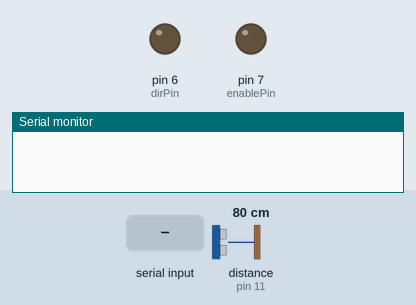
A sketch run on a simulated Arduino Uno, built with avr-gcc and run on an emulated ATmega328P. Shown: output pins drawn as LEDs (lit = HIGH), the last lines printed to the serial monitor. The inputs (shaded band) are chosen by the test bench; at power-on: distance to the obstacle (sensor on pin 11) 80 cm. The echo pulse lasts 58.3 µs per cm; pins used as bus, display or sensor lines are not drawn.

Above: at 1.2 s.
1.3 s: "t90\n" received over Serial
At 2.5 s:
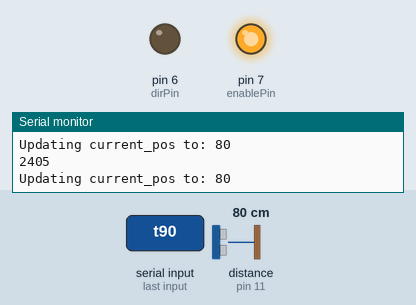
2.8 s: "90,45,200\n" received over Serial
5.8 s: "90,45\n" received over Serial
Timing chart, 0 to 8.8 s (numbered marks = the images above; inputs shaded):
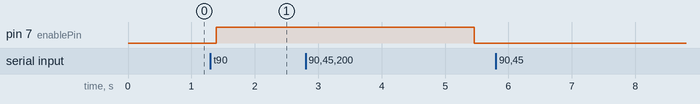

The sketch:

desktroller_general.ino
```cpp
#define CMD_SIZE 128
#define CMD_DELIMITER "|"
#include <string.h>

char receivedBytes[CMD_SIZE];
//const char* CMD_DELIMITER = "|";
int iterator = 0;
int commandTerminator = 10;
int targetDeviceMemSize;
byte targetDeviceMemToRead;
//DESK PCB PIN ORDER
//GND EN DIR 5V
//

//SENSOR PIN ORDER
//VCC TRIG ECHO GND
int debugMode = 1;
int dirPin = 6;
int enablePin = 7;
int trigPin = 12;
int echoPin = 11;

void setup() {
  pinMode(dirPin, OUTPUT);
  pinMode(enablePin, OUTPUT);
  pinMode(trigPin, OUTPUT);
  pinMode(echoPin, INPUT);

  // Let's make sure we're not doing anything with these
  digitalWrite(dirPin, LOW);
  digitalWrite(enablePin, LOW);
  digitalWrite(trigPin, LOW);

  Serial.begin(9600);
  _clearReceivedCommand();
}

void loop() {
  byte byteRead;
  while (Serial.available()) {

    byteRead = Serial.read();

    if(byteRead == '\n' || byteRead == '\r'){
      receivedBytes[iterator] = '\0';
      handleReceivedCommand();
      iterator = 0;
    }else{
      receivedBytes[iterator] = byteRead;
      iterator++;
    }

  }
}

void handleReceivedCommand() {
  if (receivedBytes[0] == 0)
    return;

  if(debugMode == 1){
    Serial.print("DEBUG Handling this command: ");
    Serial.println(receivedBytes);
  }

  switch(receivedBytes[0]) {
    /*case 'n':
      turnOnDeskMove();
      Serial.println("OK");
      break;
    case 'f':
      turnOffDeskMove();
      Serial.println("OK");
      break;
    case 'u':
      //moveDeskUp();
      setDirectionToUp();
      Serial.println("OK");
      break;
    case 'd':
      //moveDeskDown();
      setDirectionToDown();
      Serial.println("OK");
      break;*/
    case 'p':
      readPosition();
      Serial.println("OK");
      break;
    case 't':
      moveDeskToPos();
      Serial.println("OK");
      break;
    default:
      Serial.print("RECEIVED SOMETHING");
      Serial.println(receivedBytes);
      break;
  };

  _clearReceivedCommand();
}

void _clearReceivedCommand() {
  memset(&receivedBytes[0], 0, CMD_SIZE);
}

void toggleDebugMode() {
  Serial.println("DEBUG Toggling debug mode");
  debugMode = ! debugMode;
  pinMode(13, OUTPUT);
  digitalWrite(13, debugMode);
}

void moveDeskUp() {
  moveDesk(1);
}

void moveDeskDown() {
  moveDesk(0);
}

void setDirectionToUp() {
  turnOffDeskMove();
  digitalWrite(dirPin, LOW);
}

void setDirectionToDown() {
  turnOffDeskMove();
  digitalWrite(dirPin, HIGH);
}

void turnOnDeskMove() {
  Serial.println("Enable desk move");
  digitalWrite(enablePin, HIGH);
}

void turnOffDeskMove() {
  Serial.println("Disable desk move");
  digitalWrite(enablePin, LOW);
}

void moveDeskToPos() {
  long current_pos = pollSensor();
  const char* target_pos_str = parseDataFromCommandString();
  int target_pos_int = atoi(target_pos_str);
  Serial.print("Target pos: ");
  Serial.println(target_pos_int);
  Serial.print("Current pos before doing anything: ");
  Serial.println(current_pos);

  unsigned long current_time = millis();
  unsigned long last_check = current_time;
  long pos_at_last_check = 0;
  if(target_pos_int - current_pos < 0){
    Serial.println("Desk should be moved up");
    //Move desk up
    setDirectionToUp();
    turnOnDeskMove();
    while(current_pos >= target_pos_int){
      current_pos = pollSensor();
      Serial.print("Updating current_pos to: ");
      Serial.println(current_pos);
      current_time = millis();
      Serial.println(current_time);
      if (current_time - last_check >= 2000) {
        Serial.println("CHECKING FOR MOVEMENT");
        if(abs(current_pos - pos_at_last_check) <= 1){
          turnOffDeskMove();
          Serial.println("Desk not moving, turning off");
          current_pos = target_pos_int - 5;
        }else{
          pos_at_last_check = current_pos;
        }
        last_check = millis();
      }
    }
    Serial.println("Done moving desk up");
  }else if(target_pos_int - current_pos > 0){
    Serial.println("Desk should be moved down");
    //Move desk down
    setDirectionToDown();
    turnOnDeskMove();
    while(current_pos <= target_pos_int){
      current_pos = pollSensor();
      Serial.print("Updating current_pos to: ");
      Serial.println(current_pos);
      current_time = millis();
      if (current_time - last_check >= 2000) {
        Serial.println("CHECKING FOR MOVEMENT");
        if(abs(current_pos - pos_at_last_check) <= 1){
          turnOffDeskMove();
          Serial.println("Desk not moving, turning off");
          current_pos = target_pos_int + 5;
        }else{
          pos_at_last_check = current_pos;
        }
        last_check = millis();
      }
    }
    Serial.println("Done moving desk down");
  }else{
    //Current pos, do nothing
  }
  turnOffDeskMove();
}

void readPosition() {
  long distance = pollSensor();
  Serial.print("Sensor says:");
  Serial.println(distance);
}

long pollSensor() {
  long duration, distance;
  digitalWrite(trigPin, LOW);
  delayMicroseconds(2);
  digitalWrite(trigPin, HIGH);
  delayMicroseconds(10);
  digitalWrite(trigPin, LOW);
  duration = pulseIn(echoPin, HIGH);
  distance = (duration/2) / 29.1;
  return distance;
}

void moveDesk(int direction) {
  //1 = up
  //0 = down
  const char* duration_str = parseDataFromCommandString();
  int duration_int = atoi(duration_str);

  if(direction == 1){
    setDirectionToUp();
  }else{
    setDirectionToDown();
  }

  turnOnDeskMove();
  delay(duration_int);
  turnOffDeskMove();
}

const char* parseDataFromCommandString(){
  const char* data;
  char* delim_char_ptr = strtok(receivedBytes, CMD_DELIMITER);

  if(delim_char_ptr != NULL){
    delim_char_ptr = strtok(NULL, CMD_DELIMITER);
    data = delim_char_ptr;
  }else{
    data = "";
  }

  return data;
}
```

Measured:
- after the input at 1.3 s, pin 7 (enablePin): LOW → HIGH after 0.09 s
